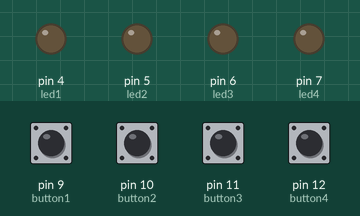
Recording of a sketch running on a simulated Arduino Uno, built with avr-gcc and run on an emulated ATmega328P. Shown: output pins drawn as LEDs (lit = HIGH). The inputs (shaded band) are chosen by the test bench; at power-on: pin 9 (button1), pin 10 (button2), pin 11 (button3), pin 12 (button4) HIGH.

Above: at 1.2 s.
1.3 s: pin 9 (button1) pulled LOW for 0.15 s
At 1.37 s:
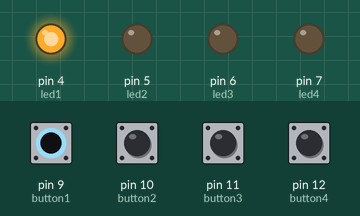
2.9 s: pin 10 (button2) pulled LOW for 0.15 s
At 2.97 s:
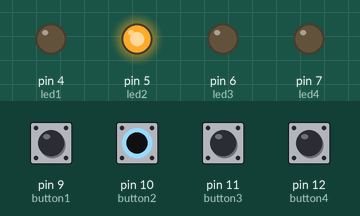
4.5 s: pin 11 (button3) pulled LOW for 0.15 s
At 4.57 s:
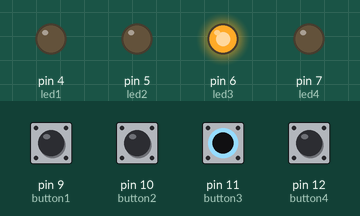
6.1 s: pin 12 (button4) pulled LOW for 0.15 s
At 6.17 s:
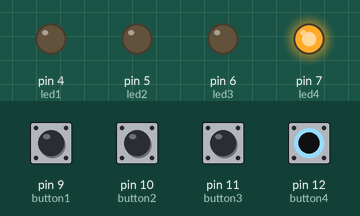
7.7 s: pin 9 (button1) driven LOW and pin 10 (button2) driven LOW
At 8.9 s:
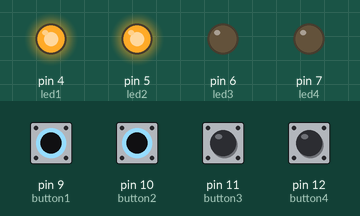
9.2 s: pin 11 (button3) pulled LOW for 1 s
At 10.0 s:
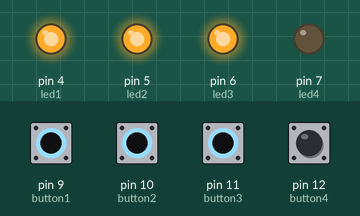
Timing chart, 0 to 12.2 s (numbered marks = the images above; inputs shaded):
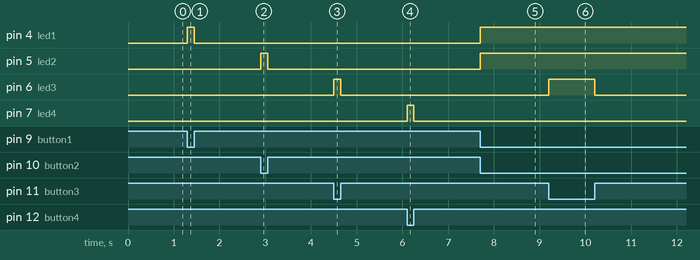

The sketch:

all_slidder.ino
```cpp
int led1 = 4;
int led2 = 5;
int led3 = 6;
int led4 = 7;

int button1 = 9;
int button2 = 10;
int button3 = 11;
int button4 = 12;

int wordon = 0;

void setup(){
  pinMode(led1, OUTPUT);
  pinMode(led2, OUTPUT);
  pinMode(led3, OUTPUT);
  pinMode(led4, OUTPUT);

  pinMode(button1, INPUT_PULLUP);
  pinMode(button2, INPUT_PULLUP);
  pinMode(button3, INPUT_PULLUP);
  pinMode(button4, INPUT_PULLUP);
}

void loop(){

  int word = digitalRead(button1);
  int alfa = digitalRead(button2);

  if (word == 0){
    digitalWrite(led1, HIGH);
    // word
  }
  else{
    digitalWrite(led1, LOW);
  }
  if (alfa == 0){
    digitalWrite(led2, HIGH);
    // alfa
  }
  else{
    digitalWrite(led2, LOW);
  }

  int test = digitalRead(button3);
  int train = digitalRead(button4);

  if (test == 0){
    digitalWrite(led3, HIGH);
    // test
  }
  else{
    digitalWrite(led3, LOW);
  }
  if (train == 0){
    digitalWrite(led4, HIGH);
    // train
  }
  else{
    digitalWrite(led4, LOW);
  }
}
```

Measured:
- after the input at 1.3 s, pin 4 (led1): LOW → HIGH at once, → LOW 0.15 s later
- after the input at 2.9 s, pin 5 (led2): LOW → HIGH at once, → LOW 0.15 s later
- after the input at 4.5 s, pin 6 (led3): LOW → HIGH at once, → LOW 0.15 s later
- after the input at 6.1 s, pin 7 (led4): LOW → HIGH at once, → LOW 0.15 s later
- after the input at 7.7 s, pin 4 (led1), pin 5 (led2): LOW → HIGH at once
- after the input at 9.2 s, pin 6 (led3): LOW → HIGH at once, → LOW 1.0 s later
